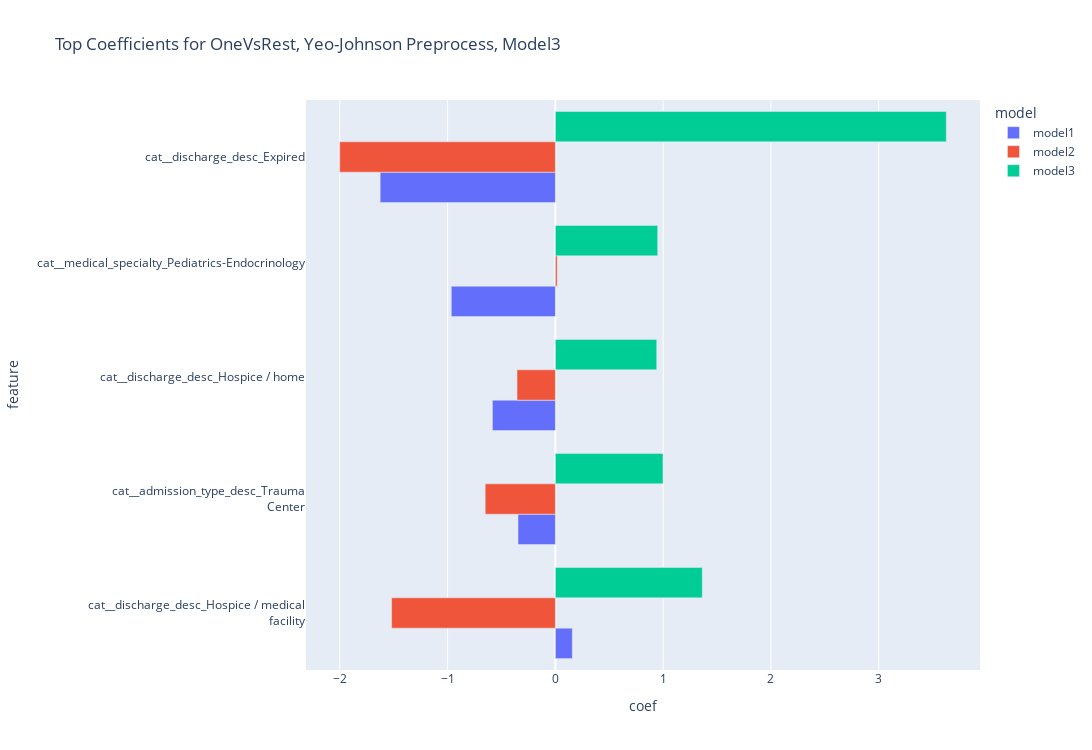

This figure's notebook cell:
### Code cell
m3_top10_df = create_topn_long_coef_df_from_gs(gs=g, topn=5,
                                               sort_model="model3")

title = f"Top Coefficients for OneVsRest, Yeo-Johnson Preprocess, Model3"

fig = px.bar(data_frame=m3_top10_df, 
             y="feature", 
             x="coef", 
             color="model",
             orientation="h", 
             category_orders={"model":["model1", "model2", "model3"]},
             title=title, 
             barmode="group", 
             height=750, 
             width=1250)
fig.show()

### Figure 1 — Plotly figure (JSON) as saved in the notebook; plotly's stock layout.template omitted (floating-point values rounded to 4 significant figures)
{"data": [{"alignmentgroup": "True", "hovertemplate": "model=model1<br>coef=%{x}<br>feature=%{y}<extra></extra>", "legendgroup": "model1", "marker": {"color": "#636efa", "pattern": {"shape": ""}}, "name": "model1", "offsetgroup": "model1", "orientation": "h", "showlegend": true, "textposition": "auto", "type": "bar", "x": [0.1568, -0.3468, -0.5843, -0.966, -1.626], "xaxis": "x", "y": ["cat__discharge_desc_Hospice / medical<br> facility", "cat__admission_type_desc_Trauma<br> Center", "cat__discharge_desc_Hospice / home<br>", "cat__medical_specialty_Pediatrics-Endocrinology<br>", "cat__discharge_desc_Expired"], "yaxis": "y"}, {"alignmentgroup": "True", "hovertemplate": "model=model2<br>coef=%{x}<br>feature=%{y}<extra></extra>", "legendgroup": "model2", "marker": {"color": "#EF553B", "pattern": {"shape": ""}}, "name": "model2", "offsetgroup": "model2", "orientation": "h", "showlegend": true, "textposition": "auto", "type": "bar", "x": [0.01678, -0.3559, -0.6514, -1.52, -2.001], "xaxis": "x", "y": ["cat__medical_specialty_Pediatrics-Endocrinology<br>", "cat__discharge_desc_Hospice / home<br>", "cat__admission_type_desc_Trauma<br> Center", "cat__discharge_desc_Hospice / medical<br> facility", "cat__discharge_desc_Expired"], "yaxis": "y"}, {"alignmentgroup": "True", "hovertemplate": "model=model3<br>coef=%{x}<br>feature=%{y}<extra></extra>", "legendgroup": "model3", "marker": {"color": "#00cc96", "pattern": {"shape": ""}}, "name": "model3", "offsetgroup": "model3", "orientation": "h", "showlegend": true, "textposition": "auto", "type": "bar", "x": [0.9402, 0.9492, 0.9982, 1.363, 3.627], "xaxis": "x", "y": ["cat__discharge_desc_Hospice / home<br>", "cat__medical_specialty_Pediatrics-Endocrinology<br>", "cat__admission_type_desc_Trauma<br> Center", "cat__discharge_desc_Hospice / medical<br> facility", "cat__discharge_desc_Expired"], "yaxis": "y"}], "layout": {"barmode": "group", "height": 750, "legend": {"title": {"text": "model"}, "tracegroupgap": 0}, "title": {"text": "Top Coefficients for OneVsRest, Yeo-Johnson Preprocess, Model3"}, "width": 1250, "xaxis": {"anchor": "y", "autorange": true, "domain": [0, 1], "range": [-2.314, 3.94], "title": {"text": "coef"}, "type": "linear"}, "yaxis": {"anchor": "x", "autorange": true, "domain": [0, 1], "range": [-0.5, 4.5], "title": {"text": "feature"}, "type": "category"}}}
